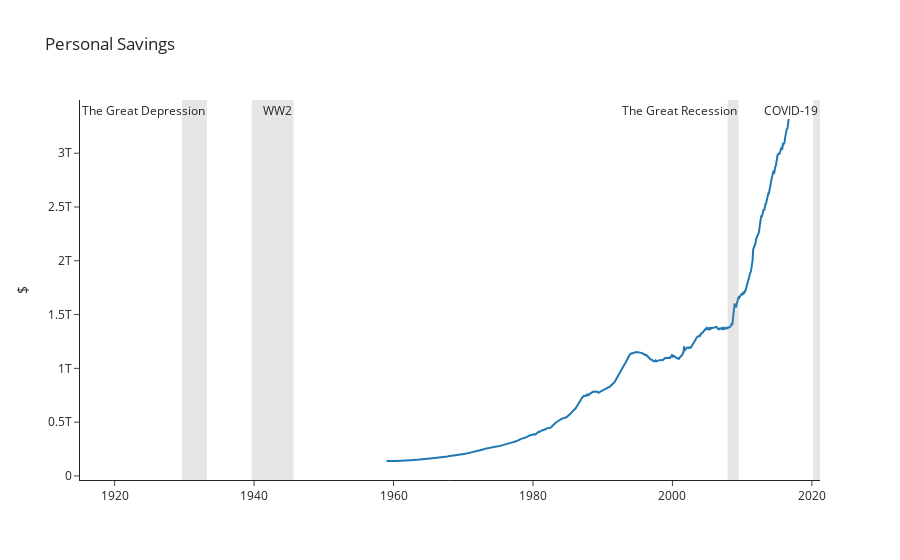

The code cell stored with this chart in its notebook:
### Code cell
# Plot personal Savings
personal_savings= quandl.get("FRED/MYAGM1USM052S", authtoken="m6nQZWVxbd6F2y_ESnBH")
personal_savings.columns= ["Personal Savings"]
personal_savings_chart = go.Figure().update_layout(template="simple_white", yaxis=dict(title="$"), title = "Personal Savings")
personal_savings_chart.add_trace(go.Scatter(x= personal_savings.index, y=personal_savings["Personal Savings"],mode='lines', name="Personal Savings"))
personal_savings_chart.add_vrect(x0=inflation_rate_cpi.index[inflation_rate_cpi.index=='1929-09-01'][0], x1=inflation_rate_cpi.index[inflation_rate_cpi.index=='1933-04-01'][0], line_width=0, fillcolor="grey", opacity=0.2, annotation_text = "The Great Depression")
personal_savings_chart.add_vrect(x0=inflation_rate_cpi.index[inflation_rate_cpi.index=='1939-09-01'][0], x1=inflation_rate_cpi.index[inflation_rate_cpi.index=='1945-09-01'][0], line_width=0, fillcolor="grey", opacity=0.2, annotation_text = "WW2")
personal_savings_chart.add_vrect(x0=inflation_rate_cpi.index[inflation_rate_cpi.index=='2007-12-01'][0], x1=inflation_rate_cpi.index[inflation_rate_cpi.index=='2009-07-01'][0], line_width=0, fillcolor="grey", opacity=0.2, annotation_text = "The Great Recession")
personal_savings_chart.add_vrect(x0=inflation_rate_cpi.index[inflation_rate_cpi.index=='2020-03-01'][0], x1=inflation_rate_cpi.index[-1], line_width=0, fillcolor="grey", opacity=0.2, annotation_text = "COVID-19")

### Figure 1 — Plotly figure (JSON) as saved in the notebook; plotly's stock layout.template omitted (floating-point values rounded to 4 significant figures; data arrays with more than 128 entries replaced by an {"elided": "..."} marker saying what was removed)
{"data": [{"mode": "lines", "name": "Personal Savings", "type": "scatter", "x": {"elided": "693 str values"}, "y": {"elided": "693 int values"}}], "layout": {"annotations": [{"showarrow": false, "text": "The Great Depression", "x": "1933-04-01T00:00:00", "xanchor": "right", "xref": "x", "y": 1, "yanchor": "top", "yref": "y domain"}, {"showarrow": false, "text": "WW2", "x": "1945-09-01T00:00:00", "xanchor": "right", "xref": "x", "y": 1, "yanchor": "top", "yref": "y domain"}, {"showarrow": false, "text": "The Great Recession", "x": "2009-07-01T00:00:00", "xanchor": "right", "xref": "x", "y": 1, "yanchor": "top", "yref": "y domain"}, {"showarrow": false, "text": "COVID-19", "x": "2021-03-01T00:00:00", "xanchor": "right", "xref": "x", "y": 1, "yanchor": "top", "yref": "y domain"}], "autosize": true, "shapes": [{"fillcolor": "grey", "line": {"width": 0}, "opacity": 0.2, "type": "rect", "x0": "1929-09-01T00:00:00", "x1": "1933-04-01T00:00:00", "xref": "x", "y0": 0, "y1": 1, "yref": "y domain"}, {"fillcolor": "grey", "line": {"width": 0}, "opacity": 0.2, "type": "rect", "x0": "1939-09-01T00:00:00", "x1": "1945-09-01T00:00:00", "xref": "x", "y0": 0, "y1": 1, "yref": "y domain"}, {"fillcolor": "grey", "line": {"width": 0}, "opacity": 0.2, "type": "rect", "x0": "2007-12-01T00:00:00", "x1": "2009-07-01T00:00:00", "xref": "x", "y0": 0, "y1": 1, "yref": "y domain"}, {"fillcolor": "grey", "line": {"width": 0}, "opacity": 0.2, "type": "rect", "x0": "2020-03-01T00:00:00", "x1": "2021-03-01T00:00:00", "xref": "x", "y0": 0, "y1": 1, "yref": "y domain"}], "title": {"text": "Personal Savings"}, "xaxis": {"autorange": true, "range": ["1920-05-28 05:48:00.7734", "2021-03-01"], "type": "date"}, "yaxis": {"autorange": true, "range": [-37710000000.0, 3495000000000.0], "title": {"text": "$"}, "type": "linear"}}}
